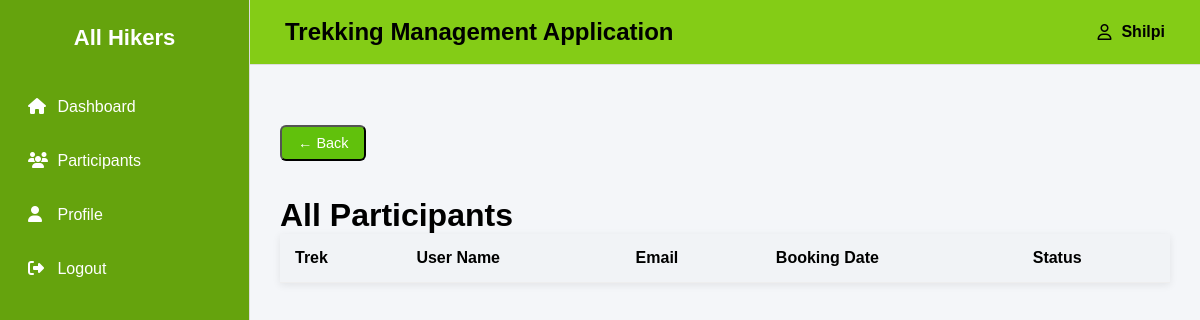
The page /staff_dashboard/participants (signed in) on the database as committed earlier.
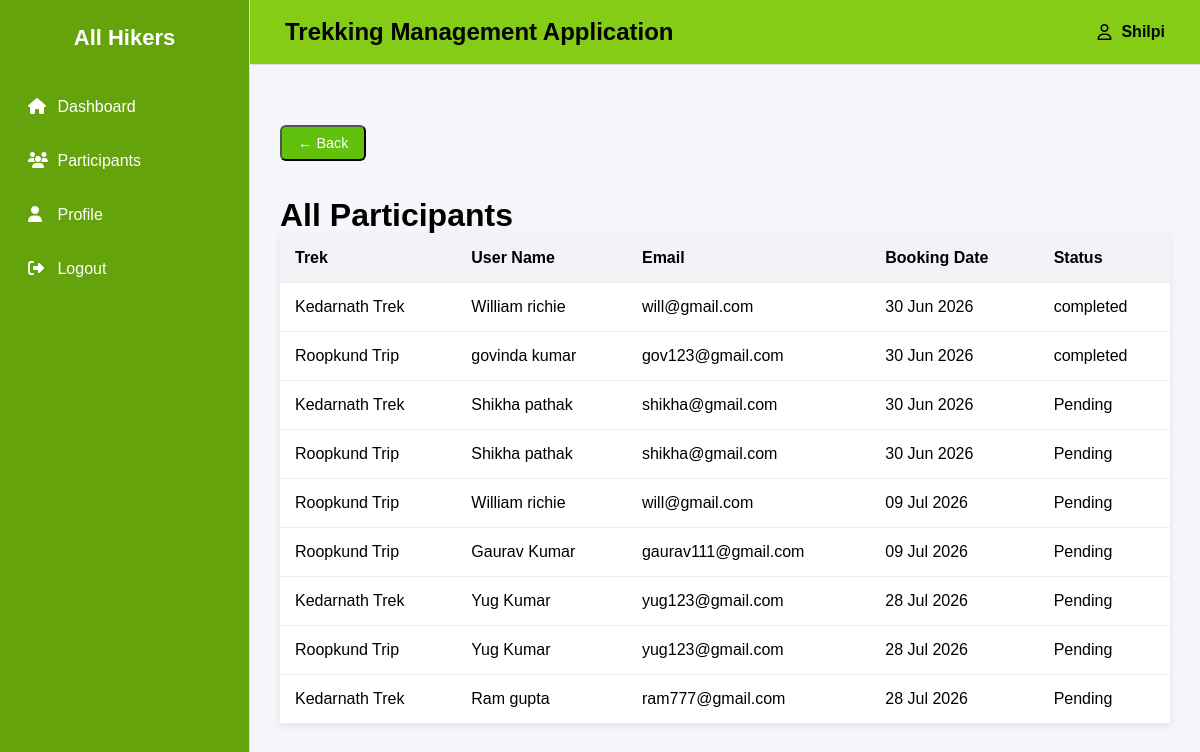
The same page on the database as committed later.
### backend/models.py (models this page shows)
class Booking(db.Model):
    __tablename__="booking"
    id=db.Column(db.Integer,primary_key=True)
    booking_status=db.Column(db.String,default="Pending")
    booking_date=db.Column(db.Date,nullable=False)
    payment_status=db.Column(db.String,default="Pending")
    user_id=db.Column(db.Integer, db.ForeignKey("users.id"),nullable=False)
    trek_id=db.Column(db.Integer, db.ForeignKey("trek.id"),nullable=False)

class Trek(db.Model):
    __tablename__="trek"
    id = db.Column(db.Integer,primary_key=True)
    trek_name = db.Column(db.String,nullable=False)
    location = db.Column(db.String,nullable=False)
    difficulty = db.Column(db.String,nullable=False)
    duration_days = db.Column(db.Integer,nullable=False)
    available_slots = db.Column(db.Integer,nullable=False)
    assigned_staff_id = db.Column(db.Integer, db.ForeignKey("staff_profile.id"),nullable=True)
    status = db.Column(db.String,default="Available")
    start_date = db.Column(db.Date,nullable=False)
    end_date = db.Column(db.Date,nullable=False)
    bookings=db.relationship("Booking",cascade="all,delete",backref="trek",lazy=True) #Trek can access all of its bookings

class Users(db.Model):
    __tablename__="users"
    id=db.Column(db.Integer,primary_key=True)
    role=db.Column(db.Integer,default=1)
    username=db.Column(db.String,nullable=False)
    password=db.Column(db.String,nullable=False)
    email=db.Column(db.String,nullable=False)
    address=db.Column(db.String,nullable=False)
    full_name=db.Column(db.String,nullable=False)
    pin_code=db.Column(db.String,nullable=False)
    is_approved = db.Column(db.Boolean, default=True)  # True for normal users
    booking=db.relationship("Booking",cascade="all,delete",backref="users",lazy=True) #User can access all of his bookings

### backend/controllers.py (the view)
@auth_bp.route("/staff_dashboard/participants")
def staff_participants():
    user_id = session.get('id')
    if not user_id:
        flash("Please login first", "danger")
        return redirect(url_for('auth.login'))
    staff = Staff_profile.query.filter_by(user_id=user_id).first()
    if not staff:
        flash("Staff profile not found", "danger")
        return redirect(url_for('auth.login'))
    treks = Trek.query.filter_by(assigned_staff_id=staff.id).all()
    trek_ids = [t.id for t in treks]
    bookings = Booking.query.filter(
        Booking.trek_id.in_(trek_ids),
        Booking.booking_status != "Cancelled"
    ).all()
    return render_template(
        'staff_participants.html',
        bookings=bookings,
        name=session.get('name')
    )

### templates/staff_participants.html (shortened to what this page needs)
{% extends "base.html" %}
{% block content %}
<div class="page-header">
    <button type="button" class="btn-add-trek" onclick="history.back()">&larr; Back</button>
</div>
<br> <br>
<h1>All Participants</h1>
<table class="participants-table">
    <thead>
        <tr>
            <th>Trek</th>
            <th>User Name</th>
            <th>Email</th>
            <th>Booking Date</th>
            <th>Status</th>
        </tr>
    </thead>
    <tbody>
        {% for b in bookings %}
        <tr>
            <td>{{ b.trek.trek_name }}</td>
            <td>{{ b.users.full_name }}</td>
            <td>{{ b.users.email }}</td>
            <td>{{ b.booking_date.strftime('%d %b %Y') }}</td>
            <td>{{ b.booking_status }}</td>
        </tr>
        {% endfor %}
    </tbody>
</table>
{% endblock %}

### templates/base.html (shortened to what this page needs)
<!DOCTYPE html>
<html lang="en">
<head>
    <link rel="stylesheet" href="{{ url_for('static', filename='css/dashboard.css') }}">
    <link rel="stylesheet" href="https://cdnjs.cloudflare.com/ajax/libs/font-awesome/6.5.2/css/all.min.css">
</head>
<body>
<div class="wrapper">
    <aside class="sidebar">
        <div class="logo">
            All Hikers
        </div>
        <ul>
            <li><a href="{{ url_for('auth.dashboard') }}"><i class="fa-solid fa-house"></i> Dashboard</a></li>
            {% if session.get('role') == 'admin' %}
                <li><a href="{{ url_for('auth.trek') }}"><i class="fa-solid fa-mountain"></i> Treks</a></li>
                <li><a href="{{ url_for('auth.staff') }}"><i class="fa-solid fa-user-group"></i> Staff</a></li>
                <li><a href="{{ url_for('auth.users_data') }}"><i class="fa-solid fa-users"></i> Users</a></li>
                <li><a href="{{ url_for('auth.trekking_history') }}"><i class="fa-solid fa-calendar-check"></i> Trekking History</a></li>
                <li><a href="{{ url_for('auth.admin_search') }}"><i class="fa-solid fa-magnifying-glass"></i> Search</a></li>
            {% elif session.get('role') == 'staff' %}
                <li><a href="{{ url_for('auth.staff_participants') }}"><i class="fa-solid fa-users"></i> Participants</a></li>
                <li><a href="{{ url_for('auth.update_profile') }}"><i class="fa-solid fa-user"></i> Profile</a></li>
            {% endif %}
            <li><a href="{{ url_for('auth.logout') }}"><i class="fa-solid fa-right-from-bracket"></i> Logout</a></li>
        </ul>
    </aside>
    <main class="main">
        <div class="navbar">
            <h2>Trekking Management Application</h2>
            <div class="profile">
                <i class="fa-regular fa-user"></i>
                {{ session.get('username',"Admin") }}
            </div>
        </div>
        <div class="cards">
        </div>
        <div class="content">
            {% block content %}
            {% endblock %}
        </div>
    </main>
</div>
</body>
</html>

### static/css/dashboard.css (style rules this page uses)
* { margin:0; padding:0; box-sizing:border-box; font-family:Arial, Helvetica, sans-serif; }
body { background:#f4f6f9; }
.wrapper { display:flex; min-height:100vh; }
.sidebar { width:250px; background:#65a30d; border-right:1px solid #ddd; }
.logo { padding:25px; font-size:22px; font-weight:bold; text-align:center; color:white; }
.sidebar ul { list-style:none; }
.sidebar li { margin:8px; }
.sidebar a { display:block; color:white; text-decoration:none; padding:14px 20px; border-radius:8px; transition:.3s; }
.sidebar i { width:25px; }
.main { flex:1; }
.navbar { background:#84cc16; padding:18px 35px; display:flex; justify-content:space-between; align-items:center; border-bottom:1px solid #ddd; color:black; }
.profile { display:flex; gap:10px; align-items:center; font-weight:bold; }
.cards { display:grid; grid-template-columns:repeat(auto-fit,minmax(220px,1fr)); gap:20px; padding:30px; }
.content { padding:0 30px 30px; }
table { width:100%; border-collapse:collapse; background:white; box-shadow:0 2px 8px rgba(0,0,0,.08); }
th { background:#f1f3f6; }
th,td { padding:15px; text-align:left; border-bottom:1px solid #eee; }
.btn-add-trek { background-color: #61c10c; color: #ffffff; padding: 8px 16px; border-radius: 6px; font-size: 0.9rem; font-weight: 500; text-decoration: none; transition: background-color 0.2s ease; }

Rows that differ between the two databases and show on the page:
added Booking: trek.trek_name "Kedarnath Trek", users.full_name "William richie", users.email "will@gmail.com", booking_date "30 Jun 2026", booking_status "completed"
added Booking: trek.trek_name "Roopkund Trip", users.full_name "govinda kumar", users.email "gov123@gmail.com", booking_date "30 Jun 2026", booking_status "completed"
added Booking: trek.trek_name "Kedarnath Trek", users.full_name "Shikha pathak", users.email "shikha@gmail.com", booking_date "30 Jun 2026", booking_status "Pending"
added Booking: trek.trek_name "Roopkund Trip", users.full_name "Shikha pathak", users.email "shikha@gmail.com", booking_date "30 Jun 2026", booking_status "Pending"
added Booking: trek.trek_name "Roopkund Trip", users.full_name "William richie", users.email "will@gmail.com", booking_date "09 Jul 2026", booking_status "Pending"
added Booking: trek.trek_name "Roopkund Trip", users.full_name "Gaurav Kumar", users.email "gaurav111@gmail.com", booking_date "09 Jul 2026", booking_status "Pending"
added Booking: trek.trek_name "Kedarnath Trek", users.full_name "Yug Kumar", users.email "yug123@gmail.com", booking_date "28 Jul 2026", booking_status "Pending"
added Booking: trek.trek_name "Roopkund Trip", users.full_name "Yug Kumar", users.email "yug123@gmail.com", booking_date "28 Jul 2026", booking_status "Pending"
added Booking: trek.trek_name "Kedarnath Trek", users.full_name "Ram gupta", users.email "ram777@gmail.com", booking_date "28 Jul 2026", booking_status "Pending"
